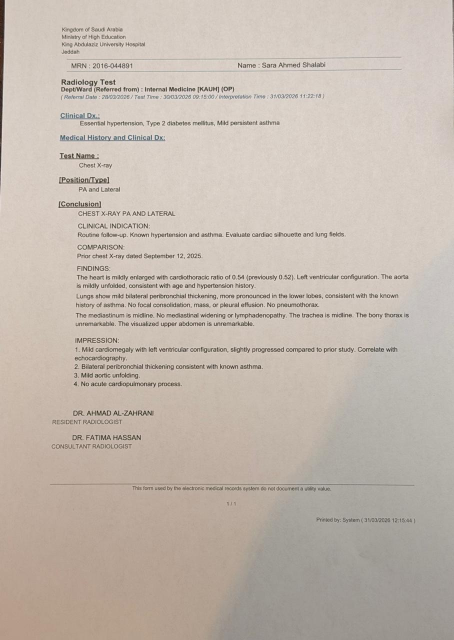
#> input picture data/chest_xray_kauh.jpeg, 908 x 1280 px (shown at 1/2 size)
$ python image_to_markdown.py
#> lines starting #> are read from the running program, lines starting #| are printed output that depends on the picture
#!/usr/bin/env python3
"""
Programmatic JPEG-to-Markdown converter using Tesseract OCR + bold detection.

Pipeline:
  JPEG → Tesseract HOCR → word bboxes + text
       → Image crop per word bbox → bold detection (skeletonize → stroke width)
       → Line reconstruction → Structural heuristics → Markdown
       → Comparison vs ground truth

Dependencies: Pillow, numpy, cv2, tesseract CLI
"""

import os
import re
import subprocess
import xml.etree.ElementTree as ET
from difflib import SequenceMatcher

import cv2
import numpy as np

BASE_DIR = os.path.dirname(__file__)
DATA_DIR = os.path.join(BASE_DIR, "data")
OUT_DIR = os.path.join(BASE_DIR, "markdown_programmatic")
TRUTH_DIR = os.path.join(BASE_DIR, "markdown_ground_truth")

IMAGE_FILE = "chest_xray_kauh.jpeg"


# ---------------------------------------------------------------------------
# Utility helpers
# ---------------------------------------------------------------------------

# [29 lines left out: functions levenshtein, count_tables, not called in this run]


def similarity_ratio(a: str, b: str) -> float:
    return SequenceMatcher(None, a, b).ratio()


# ---------------------------------------------------------------------------
# Step 1: OCR with bounding boxes via Tesseract HOCR
# ---------------------------------------------------------------------------

UPSCALE_FACTOR = 2

def preprocess_image(image_path: str) -> str:
    """Upscale image for better OCR accuracy. Returns path to preprocessed image."""
#> called with image_path = 'data/chest_xray_kauh.jpeg'
    img = cv2.imread(image_path, cv2.IMREAD_GRAYSCALE)
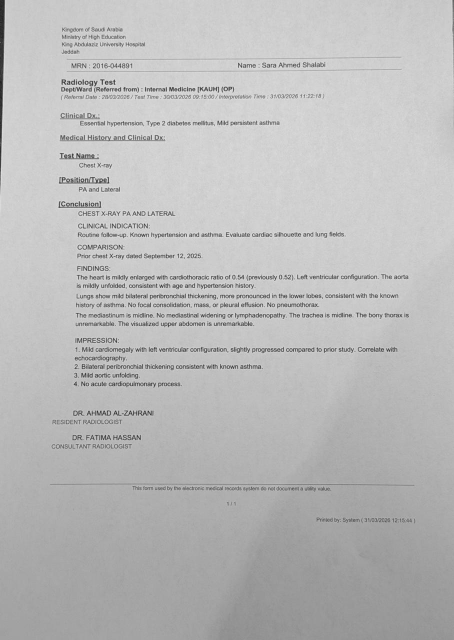
#> img: shape (1280, 908) (shown at 1/2 size); min 21, max 247, mean 186.2
    if img is None:
        raise FileNotFoundError(f"Cannot read image: {image_path}")
    upscaled = cv2.resize(img, None, fx=UPSCALE_FACTOR, fy=UPSCALE_FACTOR,
                          interpolation=cv2.INTER_CUBIC)
    out_path = image_path.rsplit(".", 1)[0] + "_2x.png"
    cv2.imwrite(out_path, upscaled)
    return out_path


def run_tesseract_hocr(image_path: str) -> str:
    """Run tesseract with HOCR output and return the XML string."""
    result = subprocess.run(
        ["tesseract", image_path, "stdout", "hocr", "--psm", "3"],
        capture_output=True, text=True, check=True,
    )
    return result.stdout


# [245 lines left out: functions parse_hocr, group_words_into_lines, reconstruct_line_text, clean_ocr_text, zhang_suen_thinning, detect_bold_word and 2 more, not called in this run]


# Section label patterns (bold/underlined in the original)
# OCR may render brackets as { } instead of [ ]
_SECTION_LABELS = re.compile(
    r'^[\[{]?(?:Clinical\s+Dx\.?|Medical\s+History(?:\s+and\s+Clinical\s+Dx)?'
    r'|Test\s+Name|Position/?Type|Conclusion)[\]}]?\s*[:.]*\s*$', re.I)

# Conclusion sub-section headers (all-caps in the original)
_CONCLUSION_SECTIONS = re.compile(
    r'^(CLINICAL\s+INDICATION|COMPARISON|FINDINGS|IMPRESSION)\s*[:.]*\s*$', re.I)


# [496 lines left out: functions lines_to_markdown, _fill_ocr_gaps, _rescan_impression, not called in this run]


# ---------------------------------------------------------------------------
# Main pipeline
# ---------------------------------------------------------------------------

def convert_image(image_path: str) -> str:
    """Full pipeline: image -> HOCR -> bold detection -> markdown."""

    print(f"Processing: {image_path}")

    # Step 0: Preprocess (upscale 2x for better OCR on small text/digits)
    print("  Preprocessing image (2x upscale)...")
    preprocessed_path = preprocess_image(image_path)

    # Step 1: Dual OCR — run on both original and 2x, then merge
    # The 2x version captures dates/digits better; original captures more lines overall
    print("  Running Tesseract HOCR (original)...")
    hocr_orig = run_tesseract_hocr(image_path)
    words_orig = parse_hocr(hocr_orig)
    print(f"  Original: {len(words_orig)} words")

    print("  Running Tesseract HOCR (2x upscaled)...")
    hocr_2x = run_tesseract_hocr(preprocessed_path)
    words_2x = parse_hocr(hocr_2x)
    # Scale 2x coordinates back to original space
    for w in words_2x:
        w["x0"] //= UPSCALE_FACTOR
        w["y0"] //= UPSCALE_FACTOR
        w["x1"] //= UPSCALE_FACTOR
        w["y1"] //= UPSCALE_FACTOR
    print(f"  Upscaled: {len(words_2x)} words (scaled back)")

    # Merge: use 2x words for the header region (top 25% of image),
    # original words for the rest
    img_orig = cv2.imread(image_path, cv2.IMREAD_GRAYSCALE)
    if img_orig is None:
        raise FileNotFoundError(f"Cannot read image: {image_path}")
    img_height = img_orig.shape[0]
    img_width = img_orig.shape[1]
    header_cutoff = int(img_height * 0.25)  # Top 25% uses 2x OCR

    merged_words = []
    for w in words_2x:
        if w["y0"] < header_cutoff:
            merged_words.append(w)
    for w in words_orig:
        if w["y0"] >= header_cutoff:
            merged_words.append(w)
    print(f"  Merged: {len(merged_words)} words (2x header + original body)")

    # Step 1b: Regional OCR fallback — re-scan vertical gaps where full-page
    # layout analysis missed content (Tesseract PSM 3 loses lines that PSM 6
    # on a cropped region can recover)
    print("  Scanning for vertical gaps in OCR coverage...")
    merged_words = _fill_ocr_gaps(merged_words, img_orig, img_height, img_width)

    # Step 1c: Targeted impression re-scan — the impression section is
    # particularly prone to missed lines because numbered items are dense.
    # Re-OCR the impression block with PSM 6 to recover missing items.
    merged_words, impression_lines = _rescan_impression(
        merged_words, img_orig, img_height, img_width)

    # Group into lines
    lines = group_words_into_lines(merged_words)
    print(f"  Grouped into {len(lines)} lines")

    # Step 2: Bold detection via skeletonization (on original image)
    print("  Detecting bold text via skeletonization...")
    img = img_orig
    bold_results = detect_bold_lines(img, lines)

    # Reconstruct line texts and clean
    line_texts = [reconstruct_line_text(l) for l in lines]
    bold_flags = [r[0] for r in bold_results]

    # Print bold detection diagnostics
    print("\n  Bold detection results:")
    for idx, (line_words, (is_bold, ratios)) in enumerate(zip(lines, bold_results)):
        text = " ".join(w["text"] for w in line_words)
        marker = "BOLD" if is_bold else "    "
        avg_ratio = sum(ratios) / len(ratios) if ratios else 0
        if is_bold or idx < 10:
            print(f"    [{marker}] L{idx:02d} (avg_sw={avg_ratio:.1f}): {text[:80]}")
    print()

    # Step 3: Clean line texts and compute y-positions
    cleaned_texts = [lt.strip() for lt in line_texts]
    line_y_positions = [
        sum(w["y0"] for w in line_words) / len(line_words)
        for line_words in lines
    ]

    # Step 4: Convert to markdown
    print("  Applying structural heuristics...")
    md = lines_to_markdown(cleaned_texts, bold_flags, line_y_positions,
                           impression_override=impression_lines)

    # Cleanup temp file
    if os.path.exists(preprocessed_path) and preprocessed_path != image_path:
        os.remove(preprocessed_path)

    return md


def main():
    os.makedirs(OUT_DIR, exist_ok=True)

    image_path = os.path.join(DATA_DIR, IMAGE_FILE)
    md_name = IMAGE_FILE.replace(".jpeg", ".md").replace(".jpg", ".md")
    out_path = os.path.join(OUT_DIR, md_name)
    truth_path = os.path.join(TRUTH_DIR, md_name)

    # Convert
    md_output = convert_image(image_path)

    # Write output
    with open(out_path, "w") as f:
        f.write(md_output)
    print(f"Wrote: {out_path}")

    # Compare with ground truth
    if os.path.exists(truth_path):
        with open(truth_path) as f:
            truth = f.read()

        lev_dist = levenshtein(md_output, truth)
        sim = similarity_ratio(md_output, truth)
        prog_tables = count_tables(md_output)
        truth_tables = count_tables(truth)

        print()
        print("=" * 70)
        print("COMPARISON VS GROUND TRUTH")
        print("=" * 70)
        print(f"  Levenshtein distance: {lev_dist}")
        print(f"  Similarity ratio:     {sim:.1%}")
        print(f"  Tables (programmatic): {prog_tables}")
        print(f"  Tables (ground truth): {truth_tables}")
        print("=" * 70)
    else:
        print(f"  No ground truth found at {truth_path}")


if __name__ == "__main__":
    main()
#> (the call stopped at in run_tesseract_hocr, `result = subprocess.run( ["tesseract", image_path, "stdout", "hocr", "..`: subprocess is not available in this run)
